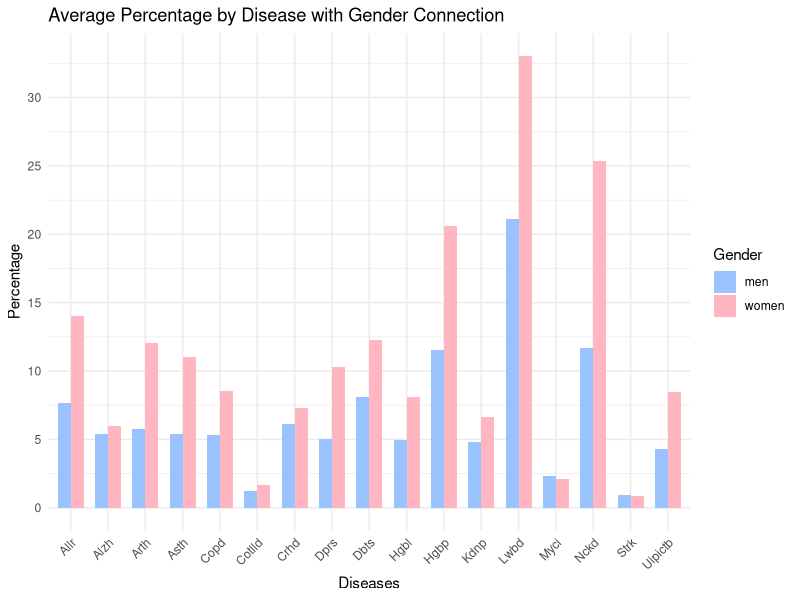
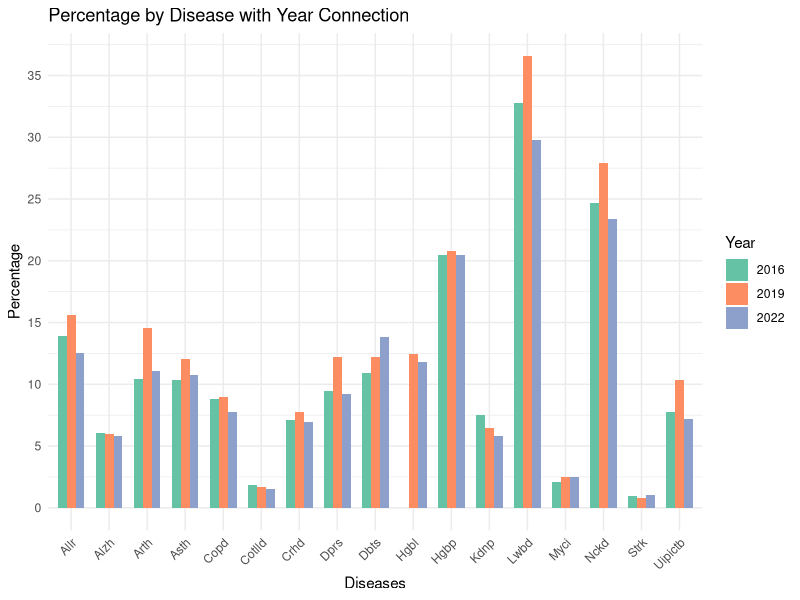
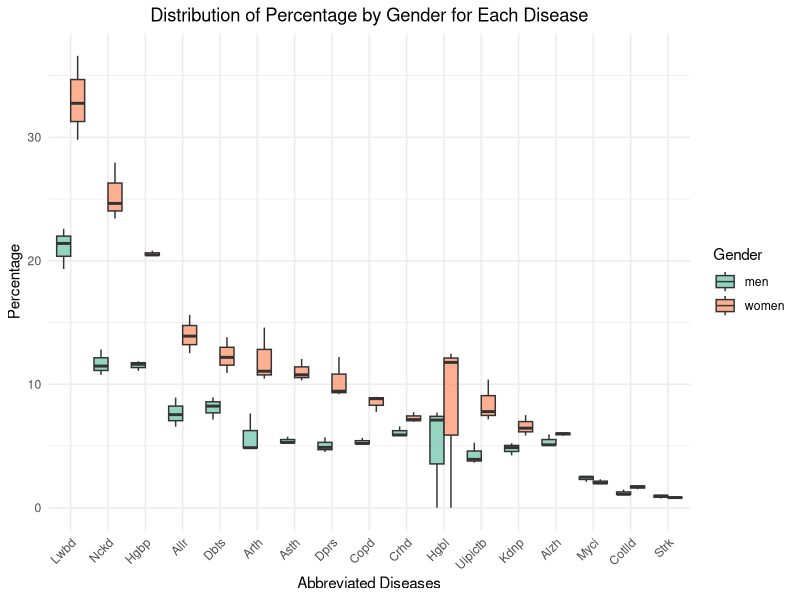
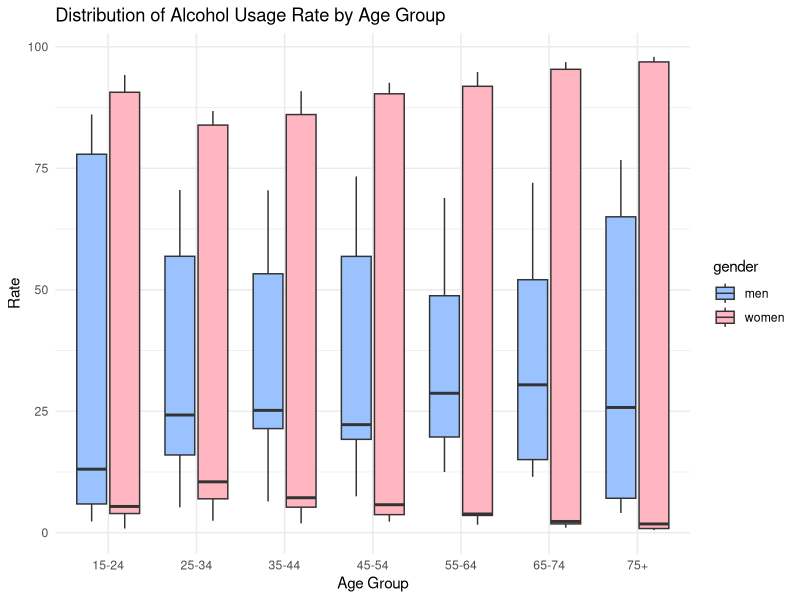
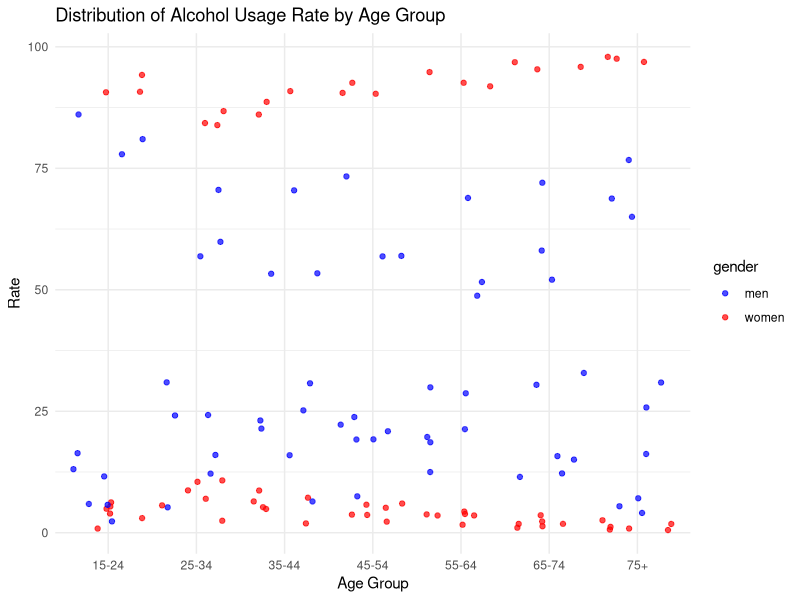
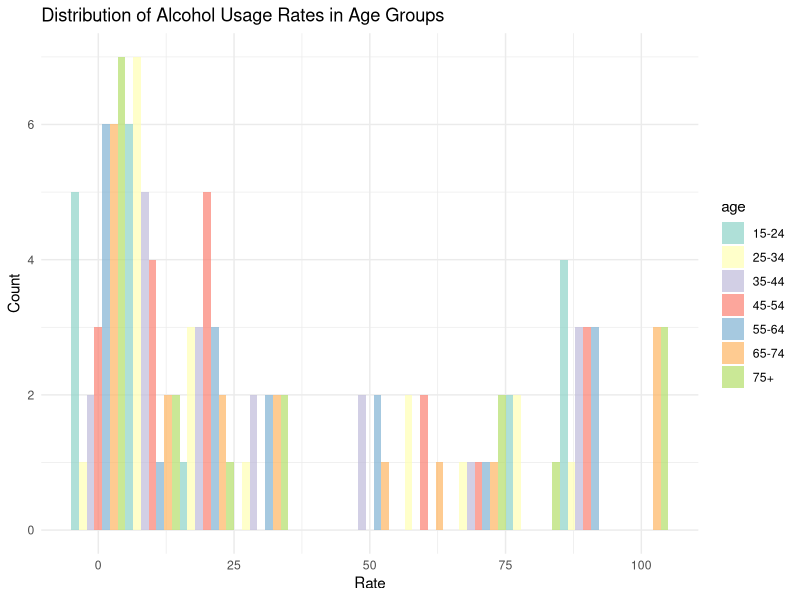
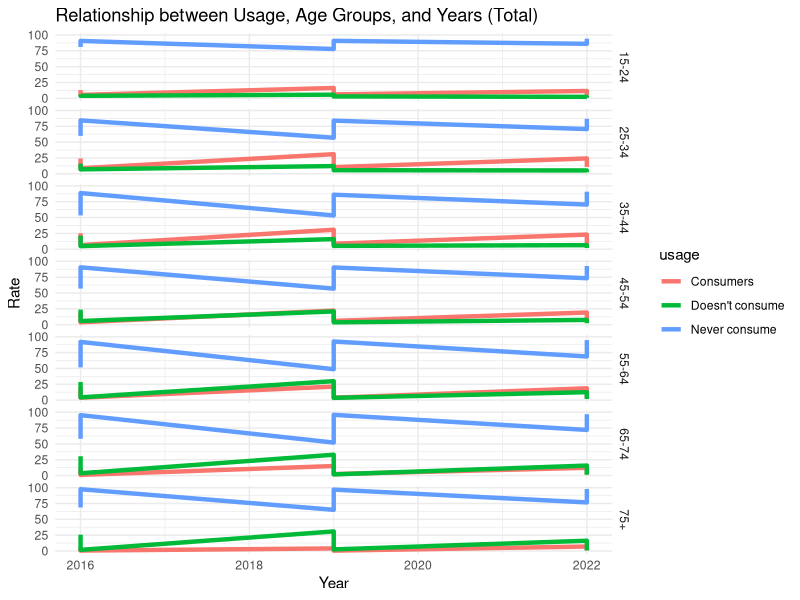
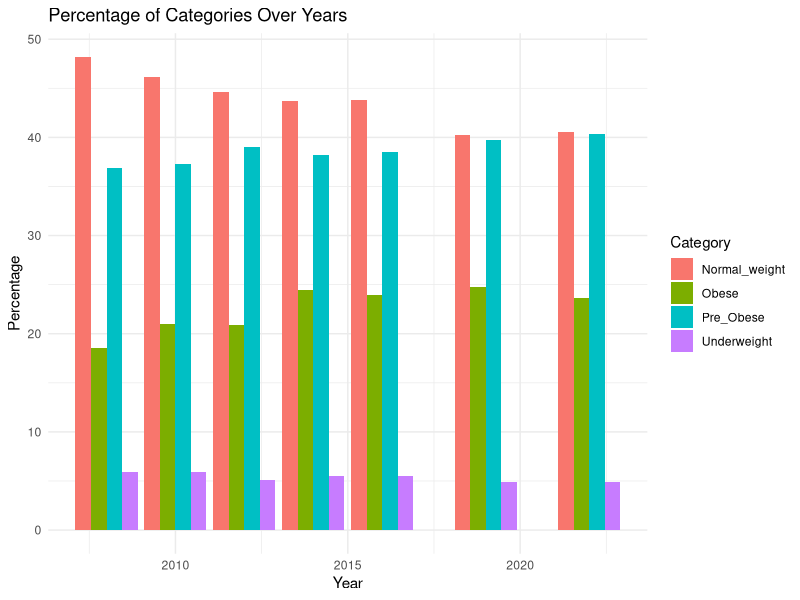

Reproduce these figures in R, in order.
## ---- chunk 1
#| echo: false
suppressPackageStartupMessages(library(dplyr))
library(readxl)
library(dplyr)
library(tidyr)
library(ggplot2)

data_1 <- read_excel("tidydataset1.xls")
colnames(data_1) <- c("Diseases", "men_2016", "women_2016", "men_2019", "women_2019", "men_2022", "women_2022")

data_1_longer <- data_1 %>%
  pivot_longer(cols = starts_with(c("men", "women")),
               names_to = "Gender",
               values_to = "Percentage") %>%
  separate(Gender, into = c("Gender", "Year"), sep = "_") %>%
  arrange(Diseases) %>%
  mutate_at(vars(Year, Percentage), as.numeric) %>%
  mutate(Diseases = gsub("^\\n", "", Diseases))
## ---- chunk 2
#| code-fold: true
#| code-summary: "Show the code"

abbreviate_disease_names <- abbreviate(data_1_longer$Diseases)
ggplot(data_1_longer, aes(x = Diseases, y = Percentage, fill = Gender)) +
  geom_bar(stat = "summary", fun = "mean", position = "dodge", width = 0.7) +
  labs(title = "Average Percentage by Disease with Gender Connection",
       x = "Diseases",
       y = "Percentage") +
  scale_x_discrete(labels = abbreviate_disease_names) +
  scale_y_continuous(breaks = seq(0, 30, by = 5)) +
  scale_fill_manual(values = c("#99C2FF", "#FFB6C1")) +
  theme_minimal() +
  theme(axis.text.x = element_text(angle = 45, hjust = 1))
## ---- chunk 3
#| code-fold: true
#| code-summary: "Show the code"

abbreviate_disease_names <- abbreviate(data_1_longer$Diseases)

custom_colors <- c("#66c2a5", "#fc8d62", "#8da0cb")

ggplot(data_1_longer, aes(x = Diseases, y = Percentage, fill = as.factor(Year))) +
  geom_bar(stat = "identity", position = "dodge", width = 0.7) +
  labs(title = "Percentage by Disease with Year Connection",
       x = "Diseases",
       y = "Percentage",
       fill = "Year") +
  scale_x_discrete(labels = abbreviate_disease_names) +
  scale_y_continuous(breaks = seq(0, 35, by = 5)) +
  scale_fill_manual(values = custom_colors) +
  theme_minimal() +
  theme(axis.text.x = element_text(angle = 45, hjust = 1))


## ---- chunk 4
#| code-fold: true
#| code-summary: "Show the code"
abbreviate_disease_names <- abbreviate(data_1_longer$Diseases)

ggplot(data_1_longer, aes(x = reorder(abbreviate_disease_names, -Percentage), y = Percentage, fill = Gender)) +
  geom_boxplot(position = "dodge", alpha = 0.7) +
  labs(title = "Distribution of Percentage by Gender for Each Disease",
       x = "Abbreviated Diseases",
       y = "Percentage",
       fill = "Gender") +
  scale_fill_manual(values = c("#66c2a5", "#fc8d62")) +
  theme_minimal() +
  theme(plot.title = element_text(hjust = 0.5),
        axis.text.x = element_text(angle = 45, hjust = 1))
## ---- chunk 5
#| echo: false
suppressPackageStartupMessages(library(dplyr))
library(readxl)
library(dplyr)
library(tidyr)
library(ggplot2)

data_2 <- read_excel("tidydataset2.xls")
colnames(data_2) <- c("age", "men_2016", "women_2016", "men_2019", "women_2019", "men_2022", "women_2022", "usage")
data_2_longer <- data_2 %>%
  pivot_longer(cols = starts_with(c("men", "women")),
               names_to = "gender",
               values_to = "rate") %>%
  separate(gender, into = c("gender", "year"), sep = "_") %>%
  arrange(age) %>%
  mutate_at(vars(year, rate), as.numeric) %>%
  na.omit()
## ---- chunk 6
#| code-fold: true
#| code-summary: "Show the code"
ggplot(data_2_longer, aes(x = age, y = rate, fill = gender)) +
  geom_boxplot() +
  labs(title = "Distribution of Alcohol Usage Rate by Age Group",
       x = "Age Group",
       y = "Rate") +
  scale_fill_manual(values = c("#99C2FF", "#FFB6C1")) +
  theme_minimal()
## ---- chunk 7
#| code-fold: true
#| code-summary: "Show the code"
ggplot(data_2_longer, aes(x = age, y = rate, color = gender)) +
  geom_jitter(alpha = 0.7) +
  labs(title = "Distribution of Alcohol Usage Rate by Age Group",
       x = "Age Group",
       y = "Rate") +
  scale_color_manual(values = c("blue", "red")) +
  theme(axis.text.x = element_text(angle = 45, hjust = 1)) +
  theme_minimal()

## ---- chunk 8
#| code-fold: true
#| code-summary: "Show the code"
ggplot(data_2_longer, aes(x = rate, fill = age)) +
  geom_histogram(binwidth = 10, position = "dodge", alpha = 0.7) +
  labs(title = "Distribution of Alcohol Usage Rates in Age Groups",
       x = "Rate",
       y = "Count") +
  scale_fill_brewer(palette = "Set3") +
  theme_minimal()
## ---- chunk 9
#| code-fold: true
#| code-summary: "Show the code"
ggplot(data_2_longer, aes(x = year, y = rate, color = usage)) +
  geom_line(aes(group = usage), size = 1.5) +
  facet_grid(age ~ .) +
  labs(title = "Relationship between Usage, Age Groups, and Years (Total)",
       x = "Year",
       y = "Rate") +
  theme_minimal()
## ---- chunk 10
#| echo: false
suppressPackageStartupMessages(library(dplyr))
library(readxl)
library(dplyr)
library(tidyr)
library(ggplot2)
data_3 <- read_excel("tidydataset3.xls")
colnames(data_3) <- c("Year", "Sex", "Underweight", "Normal_weight", "Pre_Obese", "Obese")
data_3_long <- data_3 %>%
  pivot_longer(cols = c(Underweight, Normal_weight, Pre_Obese, Obese),
               names_to = "Category",
               values_to = "Percentage")
## ---- chunk 11
#| code-fold: true
#| code-summary: "Show the code"
ggplot(data_3_long, aes(x = Year, y = Percentage, fill = Category)) +
  geom_bar(stat = "identity", position = "dodge") +
  labs(title = "Percentage of Categories Over Years",
       x = "Year",
       y = "Percentage") +
  theme_minimal()
## ---- chunk 12
#| code-fold: true
#| code-summary: "Show the code"
ggplot(data_3_long, aes(x = Year, y = Percentage, color = Category)) +
  geom_line() +
  labs(title = "Percentage Trends Over Years",
       x = "Year",
       y = "Percentage") +
  theme_minimal()
## ---- chunk 13
#| code-fold: true
#| code-summary: "Show the code"
ggplot(data_3_long, aes(x = Year, y = Percentage, fill = Category)) +
  geom_area() +
  labs(title = "Composition of Categories Over Years",
       x = "Year",
       y = "Percentage") +
  theme_minimal()
## ---- chunk 14
#| code-fold: true
#| code-summary: "Show the code"
ggplot(data_3_long, aes(x = Sex, y = Percentage, fill = Category)) +
  geom_bar(stat = "identity", position = "dodge") +
  labs(title = "Percentage of Categories by Gender",
       x = "Gender",
       y = "Percentage") +
  theme_minimal()
